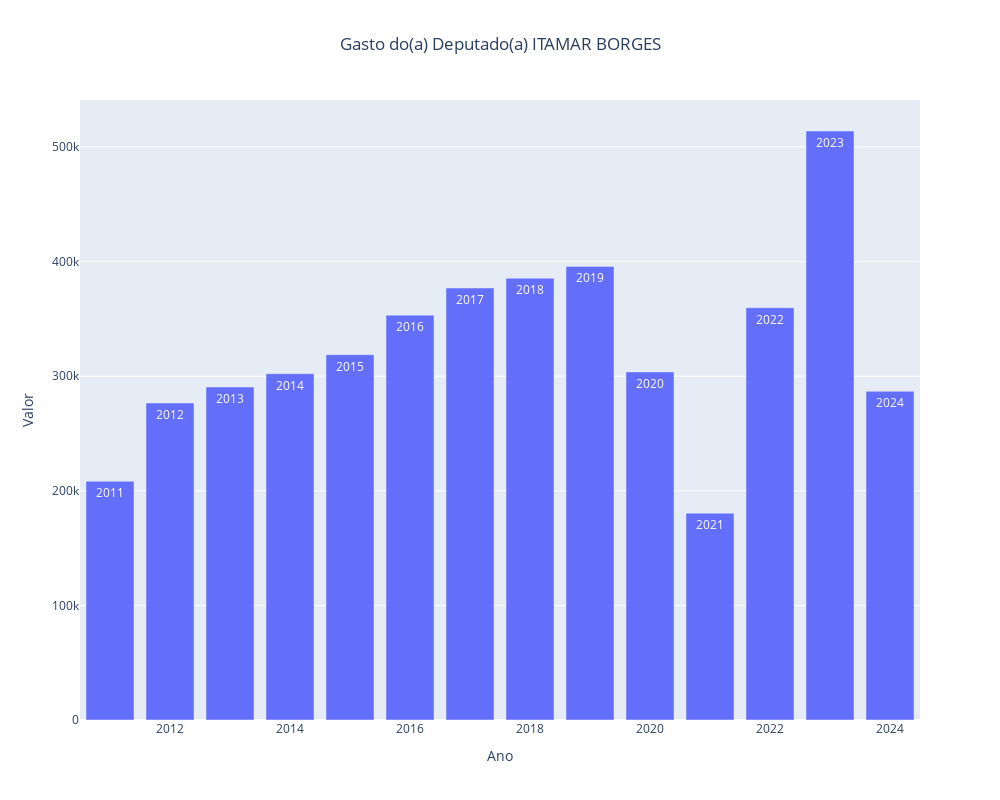

Notebook code for this chart:
### Code cell
# Criar o gráfico
fig = px.bar(pesquisaDeputado.sort_values(by='Ano', ascending=False),
             x='Ano',
             y='Valor',
             orientation='v',
             text='Ano',
             template='plotly',
             width=1000, height=800,
             title=f"Gasto do(a) Deputado(a) {name}"
            )
# Centralizar o título
fig.update_layout(title_x=0.5)

# Apresentar o gráfico
fig.show()

### Figure 1 — Plotly figure (JSON) as saved in the notebook; plotly's stock layout.template omitted (floating-point values rounded to 4 significant figures)
{"data": [{"alignmentgroup": "True", "hovertemplate": "Ano=%{text}<br>Valor=%{y}<extra></extra>", "legendgroup": "", "marker": {"color": "#636efa", "pattern": {"shape": ""}}, "name": "", "offsetgroup": "", "orientation": "v", "showlegend": false, "text": [2024, 2023, 2022, 2021, 2020, 2019, 2018, 2017, 2016, 2015, 2014, 2013, 2012, 2011], "textposition": "auto", "type": "bar", "x": [2024, 2023, 2022, 2021, 2020, 2019, 2018, 2017, 2016, 2015, 2014, 2013, 2012, 2011], "xaxis": "x", "y": [286800.0, 513900.0, 359700.0, 180400.0, 303710, 395800.0, 385500, 376900.0, 353250, 318750, 302100, 290550, 276600, 208300.0], "yaxis": "y"}], "layout": {"barmode": "relative", "height": 800, "legend": {"tracegroupgap": 0}, "title": {"text": "Gasto do(a) Deputado(a) ITAMAR BORGES", "x": 0.5}, "width": 1000, "xaxis": {"anchor": "y", "domain": [0, 1], "title": {"text": "Ano"}}, "yaxis": {"anchor": "x", "domain": [0, 1], "title": {"text": "Valor"}}}}
